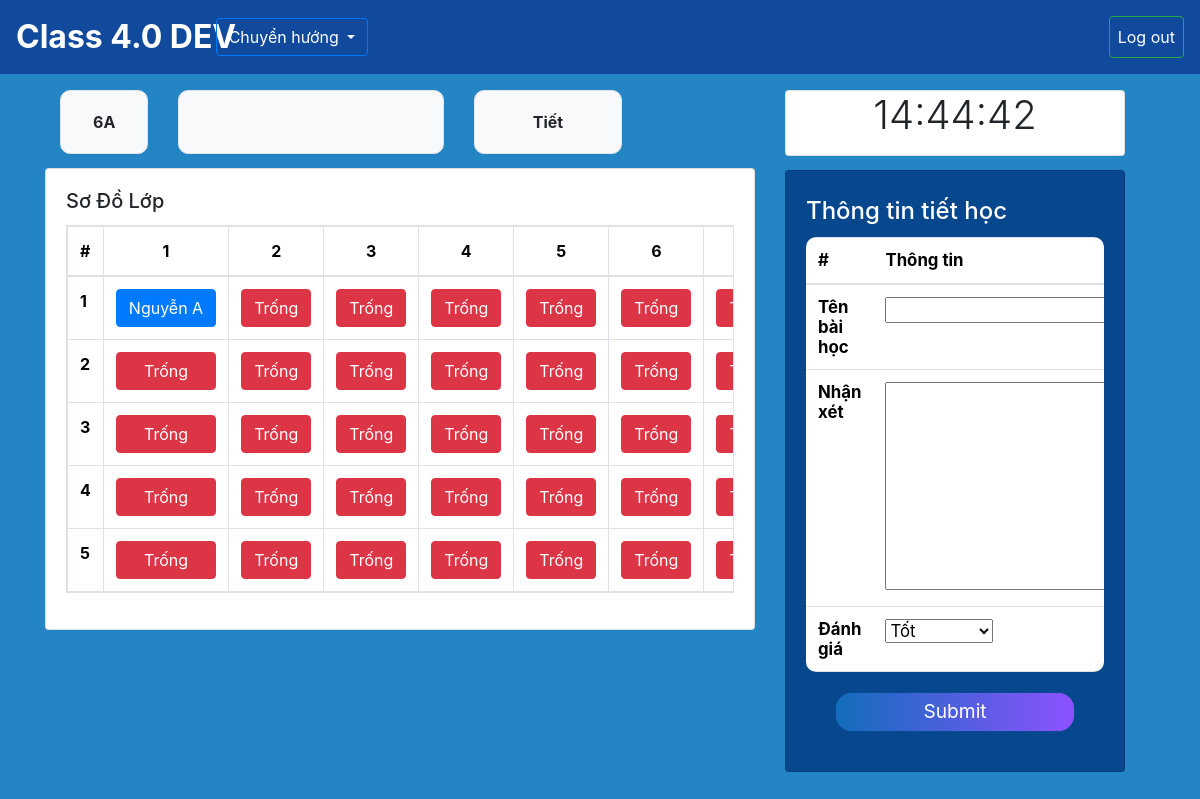
The app's page /home/6A/, older data.
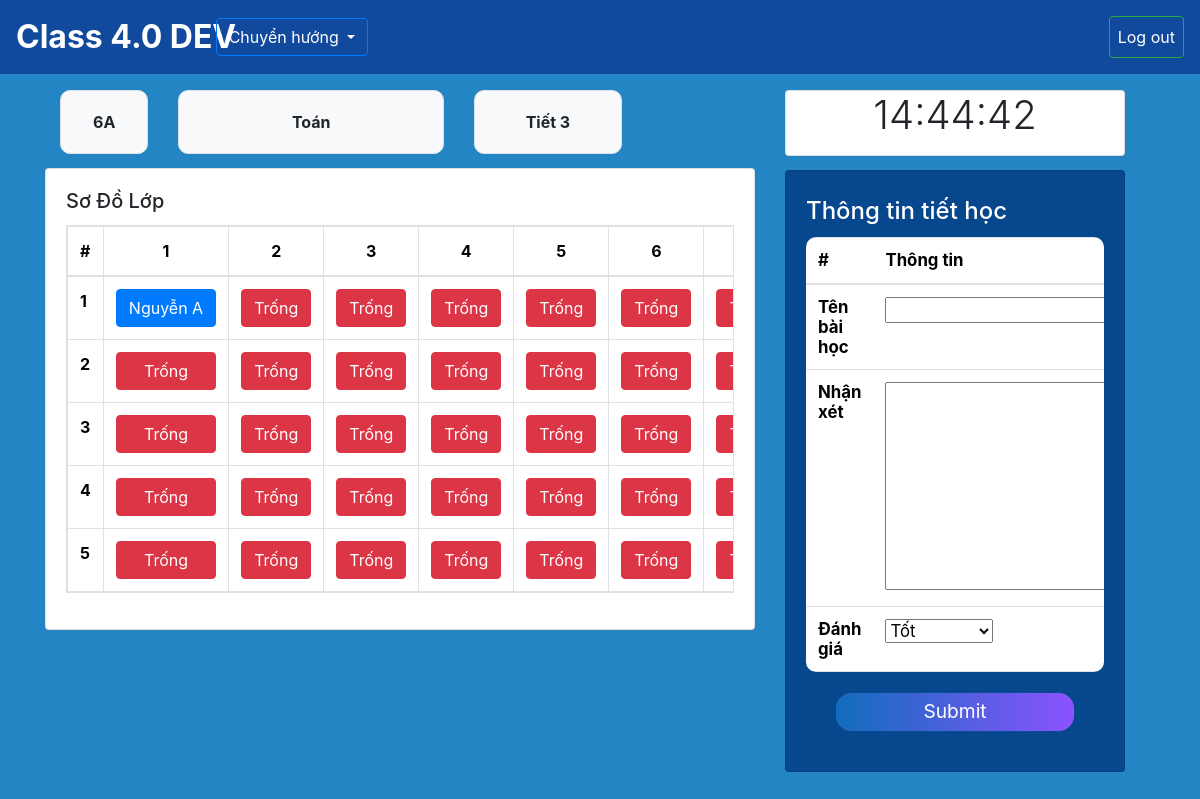
The same page, newer data.
### SM/models.py (models this page shows, shortened)
class Schedule(models.Model):
    DAY_CHOICES = (
        (0, 'Monday'),
        (1, 'Tuesday'),
        (2, 'Wednesday'),
        (3, 'Thursday'),
        (4, 'Friday'),
        (5, 'Saturday'),
        (6, 'Sunday'),
    )
    classroom = models.ForeignKey(Classroom, on_delete=models.CASCADE, related_name='timetable')
    dayofweek = models.IntegerField(choices=DAY_CHOICES)
    period = models.ForeignKey(LessonTime, on_delete=models.CASCADE)
    subject = models.ForeignKey(Subject, on_delete=models.CASCADE)
    class Meta:
        unique_together = ['classroom', 'dayofweek', 'period']

class Subject (models.Model):
    id = models.CharField(primary_key=True, max_length = 10)
    name = models.CharField(max_length = 100,blank=False, null=False) # cần đảm bảo bắt buôc phải có

class LessonTime(models.Model):
    period = models.CharField(max_length=10, unique=True)
    start_time = models.TimeField()
    end_time = models.TimeField()

### CM/views.py (the view)
# urls.py: path('<str:classroom>/', views.classroom, name= 'classroom'),
def classroom(request, classroom):
    classroom = get_object_or_404(Classroom, name=classroom) # đưa vào add lesson
    seats = classroom.seats.all().order_by('row', 'column') # đưa vào add lesson
    now_schedule = get_nowschedule(classroom=classroom)
    now = datetime.now()
    day_number = datetime.now().weekday()
    day_name = day_names[day_number]
    teacher = teacher = request.user
    if request.method == 'POST':
        form_addlesson = LessonForm(request.POST, teacher=teacher)
        if form_addlesson.is_valid():
            lesson = form_addlesson.save(commit=False)
            lesson.classroom = classroom
            lesson.subject = now_schedule.subject
            lesson.save()
            messages.success(request, 'Thành công!')
    else:
        form_addlesson = LessonForm(teacher=teacher)
    context = {
        'rows': range(1, 6),
        'columns': range(1, 9),
        'classroom': classroom,
        'seats':seats,
        'now':now,
        'now_schedule':now_schedule,
        'day_of_week':day_name,
        'form_addlesson': form_addlesson,
    }
    return render(request, 'classroom.html', context)

### CM/forms.py (shortened to what this page needs)
class LessonForm(forms.ModelForm):
    class Meta:
        model = Lessons
        fields = ['name', 'comment', 'grade']
    def __init__(self, *args, **kwargs):
        self.teacher = kwargs.pop('teacher', None)
        super(LessonForm, self).__init__(*args, **kwargs)

### CM/views.py (called while the page is built)
def get_nowschedule(classroom):
    dayofweek = datetime.now().weekday()
    now = datetime.now()
    period = LessonTime.objects.filter(start_time__lte=now, end_time__gte=now).first()
    schedule = Schedule.objects.filter(classroom=classroom,dayofweek=dayofweek, period=period).first()
    if schedule:
        return schedule
    else:
        return None

### CM/templates/classroom.html (shortened to what the changed rows need)
{% extends "base.html" %}
{% load static %}
{% block content %}
  <div class="container-fluid" style="margin-top: 5%; ">
    <div class="container-fluid row">
      <div class="col-8">
        <div style="  margin-bottom: 10px" class="row">
          <div class="container" style="margin-top: 10px">
            <div class="row">
              <div class="col">
                <div class="container overflow-hidden">
                  <div class="row">
                    <div class="col-5">
                      <div class="p-3 border bg-light text-center d-flex align-items-center justify-content-center font-weight-bold" style="border-radius: 10px; height: 4rem">{{now_schedule.subject.name}}</div>
                    </div>
                    <div class="col-3">
                        <div class="p-3 border bg-light text-center d-flex align-items-center justify-content-center font-weight-bold" style="border-radius: 10px; height: 4rem">Tiết {{now_schedule.period.period}}</div>
                      </div>
                  </div>
                </div>
              </div>
            </div>
          </div>
        </div>
        <div class="card" style="margin-top: 2%; margin-bottom: 1%">
          <div class="card-body">
            <div style="margin-top: 2% margin-bottom: 2%">
              <table class="table table-bordered table-responsive">
                <thead>
                    <tr>
                        <th>#</th>
                        {% for column in columns %}
                        <th class="text-center">{{ column }}</th>
                        {% endfor %}
                    </tr>
                </thead>
                <tbody>
                    {% for row in rows %}
                    <tr>
                        <th>{{ row }}</th>
                    </tr>
                    {% endfor %}
                </tbody>
            </table>
            </div>
          </div>
        </div>
      </div>
      <div class="col-4">
        <div class="card display-5" style="margin-top: 4%;margin-bottom:5%; background-color: #07478D">
          <div class="card-body row" style="height: 5%">
            <div class="col-12">
              <form method="POST" style="margin-bottom: 5%">
                <h2 class="card-title text-white" style="margin-top: 2%;font-size:0.5em">Thông tin tiết học</h2>
                <table class="table table-responsive" method="post" style="font-size:0.35em; border-radius: 10px;">
                  <thead>
                    <tr>
                        <th scope="col">#</th>
                        <th scope="col">Thông tin</th>
                    </tr>
                  </thead>
                  <tbody>
                    <tr>
                        <th scope="row">Tên bài học</th>
                    </tr>
                    <tr>
                      <th scope="row">Nhận xét</th>
                    </tr>
                    <tr>
                      <th scope="row">Đánh giá</th>
                    </tr>
                  </tbody>
                </table>
              </form>
            </div>
          </div>
        </div>
      </div>
    </div>
</div>
 {% endblock content %}

Row changes from the older to the newer data that the page shows:
added Schedule: subject.name "Toán", period.period "3"
